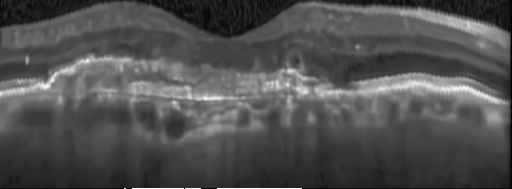
#> input picture datas/train_data/CNV/Result-CNV-0.png, 512 x 189 px, found by its file name; its folder holds 2 pictures in this run
$ python SIFT.py
#> lines starting #> are read from the running program, lines starting #| are printed output that depends on the picture
import cv2
import numpy as np
import os
from sklearn import svm
import joblib
from sklearn.ensemble import RandomForestClassifier
from sklearn.metrics import accuracy_score


# returns descriptor of image at pth
def feature_extract(pth, bowDiction_, sift_):
    im = cv2.imread(pth)
    gray_ = cv2.cvtColor(im, cv2.COLOR_BGR2GRAY)
    return bowDiction_.compute(gray_, sift_.detect(gray_))


path = 'F:/medical image processing/final/datas/train_data/'

# list of our class names
training_names = os.listdir(path)

training_paths = []
names_path = []
# get full list of all training images
for p in training_names:
    training_paths1 = os.listdir(path+p)
    for j in training_paths1:
        training_paths.append(path+p+'/'+j)
        names_path.append(p)

print('训练集数量', len(training_paths))

sift = cv2.xfeatures2d.SIFT_create(100)
BOW = cv2.BOWKMeansTrainer(50)

# 导出字典
# 提取SIFT特征，使用K-Means构建聚类
for p in training_paths:
    img = cv2.imread(p)
#> img is the input picture: shape (189, 512, 3); min 0, max 254, mean 80.5
    gray = cv2.cvtColor(img, cv2.COLOR_BGR2GRAY)
    kp, des = sift.detectAndCompute(gray, None)  # 找到关键点
#> kp = 100 keypoints; strongest (x, y, size): (470, 26, 10.9), (460, 89, 16.7), (46, 86, 5.4), (453, 21, 10)
    BOW.add(des)

dictionary = BOW.cluster()
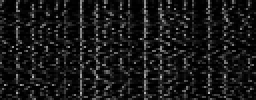
#> dictionary: shape (50, 128) float32 (shown 2 times larger); min 0, max 180.9, mean 24.5

FLANN_INDEX_KDTREE = 0
index_params = dict(algorithm=FLANN_INDEX_KDTREE, trees=5)
search_params = dict(checks=50)   # or pass empty dictionary
flann = cv2.FlannBasedMatcher(index_params, search_params)
sift2 = cv2.xfeatures2d.SIFT_create()
bowDiction = cv2.BOWImgDescriptorExtractor(sift2, cv2.BFMatcher(cv2.NORM_L2))
bowDiction.setVocabulary(dictionary)
print('bow dictionary', np.shape(dictionary))
#| bow dictionary (50, 128)
np.save('dictionary.npy', dictionary)
print('导出字典   dictionary.npy')

# 导入字典
print('导入字典   dictionary.npy')
dictionary = np.load('dictionary.npy')
sift2 = cv2.xfeatures2d.SIFT_create()
bowDiction = cv2.BOWImgDescriptorExtractor(sift2, cv2.BFMatcher(cv2.NORM_L2))
bowDiction.setVocabulary(dictionary)


train_desc = []
train_labels = []
i = 0
for p in training_paths:
    train_desc.extend(feature_extract(p, bowDiction, sift))
    if names_path[i] == 'CNV':
        train_labels.append(1)
    if names_path[i] == 'DME':
        train_labels.append(2)
    if names_path[i] == 'DRUSEN':
        train_labels.append(3)
    if names_path[i] == 'NORMAL':
        train_labels.append(4)
    i = i+1

# print(train_desc)
print('svm items', len(train_desc), len(train_desc[0]))

model = svm.SVC(decision_function_shape="ovo", kernel='poly', C=0.8, gamma=18, degree=3, coef0=0.5,
                probability=True, verbose=True, cache_size=500)
model.fit(np.array(train_desc), np.array(train_labels))
scores = accuracy_score(np.array(train_labels), model.predict(np.array(train_desc)))
print('训练集准确率', scores)

# predicted = model.predict(np.array(train_desc))
# print('训练集结果', predicted)

joblib.dump(model, 'SVM_train_model.m')
print('导出模型   SVM_train_model.m')


rf = RandomForestClassifier(n_jobs=-1, verbose=1.0, max_features=18, n_estimators=500, max_depth=20,
                            min_samples_split=10, min_samples_leaf=10, oob_score=True, random_state=0)

#> (the run stopped early here; a loop or call above may not have finished)
